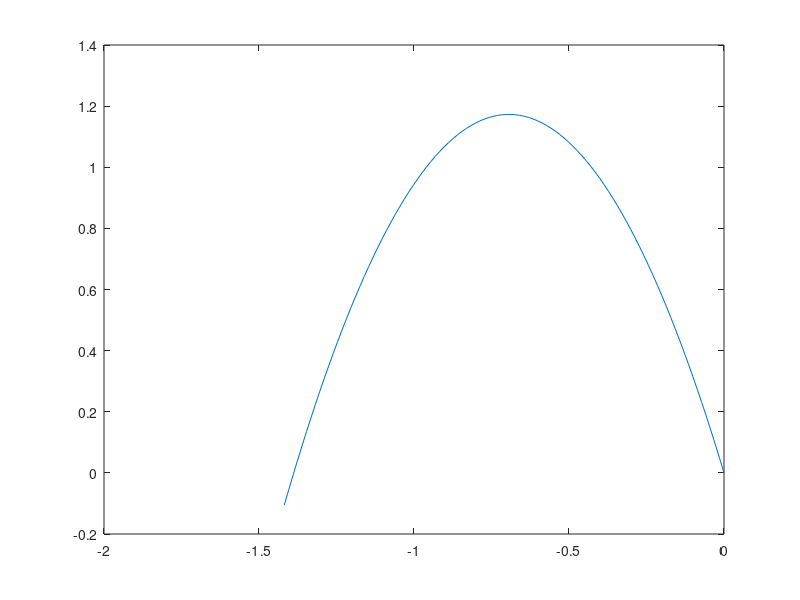

Write the MATLAB code that produced this figure.
clear all
close all
% projectile motion
% constants
v=5
theta=360
g=9.8

%time vector
t=linspace(0,1)

% equations
x=v*t*cos(theta)
y=v*t*sin(theta)-0.5*g*t.^2

% plot
plot(x,y)